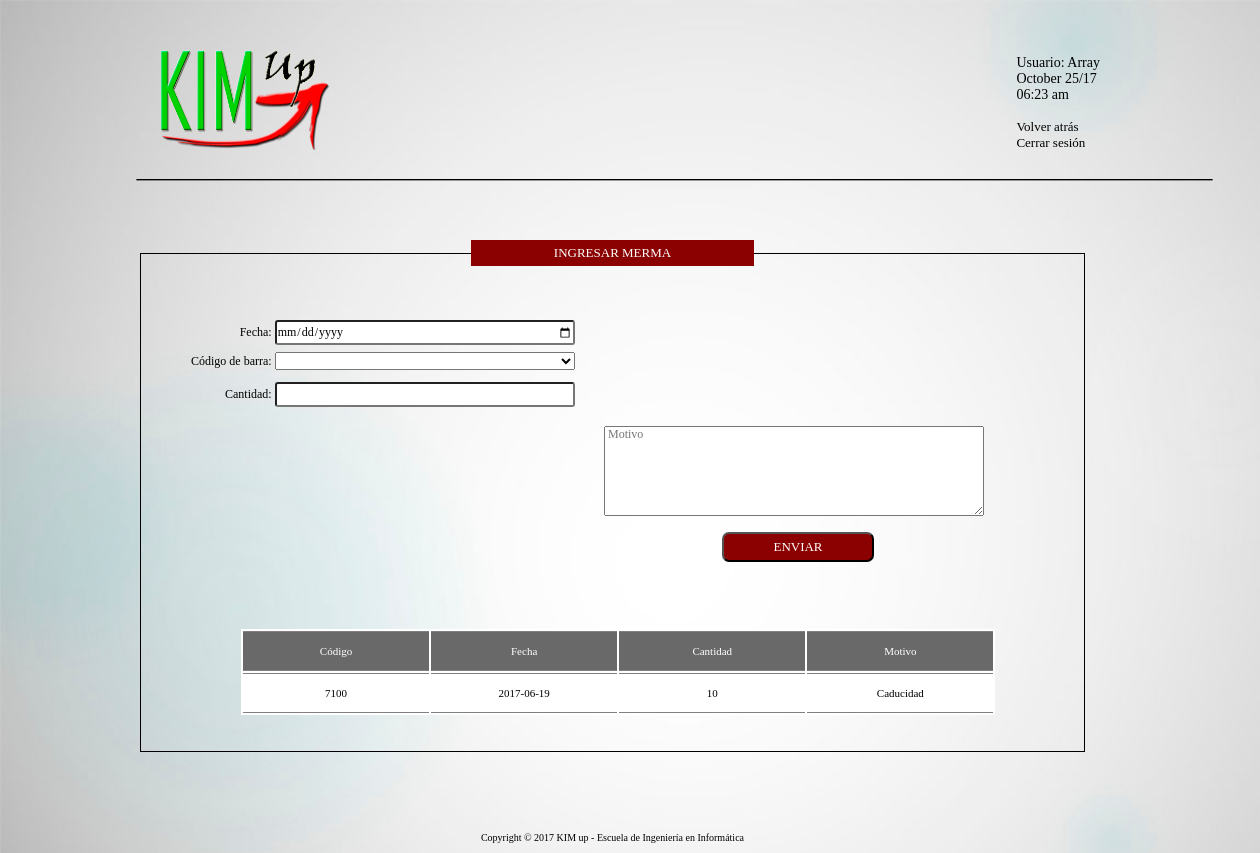
/Mermas.php (signed in), run on an earlier commit of the app's database.
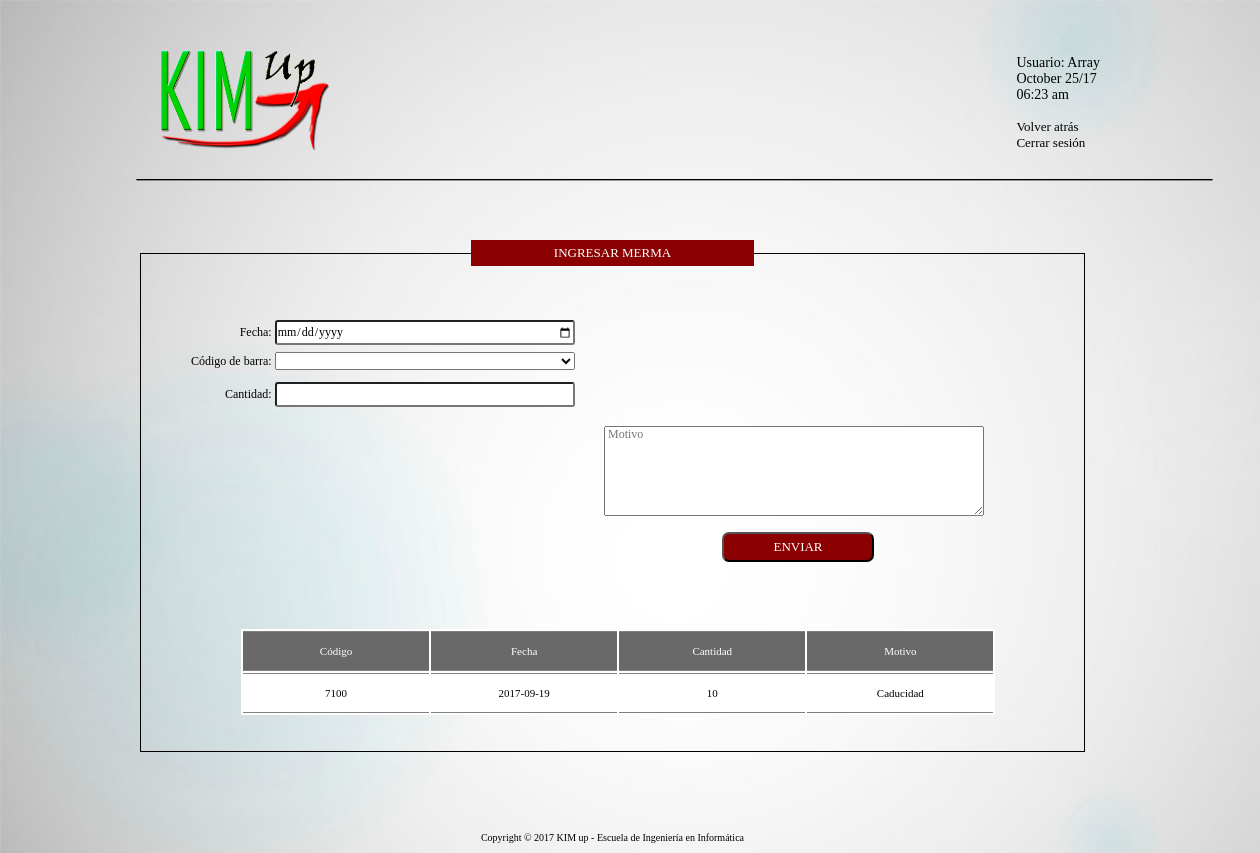
And on a later commit of the database.
### tables this page shows
CREATE TABLE `mermas` (
  `codigo` int(20) UNSIGNED NOT NULL,
  `fecha` date NOT NULL,
  `cantidad_mermas` int(50) NOT NULL,
  `motivo` varchar(500) NOT NULL,
  `id` int(11) NOT NULL
);

### Mermas.php (the view, shortened to what this page needs)
<!DOCTYPE html>
<html>
	<head>
        <link rel="stylesheet" href="General.css" type="text/css" media="screen">
        <link rel="stylesheet" href="Css.css" type="text/css" media="screen">
    </head>
    <body>
       	<section>
              <img src="img/logo.png" alt="">
              <p>
                  <?php $fecha_actual = date('F d/y',time()-21600);
                        $hora = date('H:i a',time()-21600);
                        echo "Usuario: ".$_SESSION['nombre']." <br>
                        $fecha_actual <br>
                        $hora <br><br>
                        <a id = 'Volver' href = 'index_sala.php'> Volver atrás </a><br>
                        <a href = 'login-salir.php'> Cerrar sesión </a>"
                  ?>
              </p>
              <img id = "Horizontal" src="img/linea-h.png" alt="">
              <article id="mermas">
                    <form action="Mermas.php" method="POST" enctype="multipart/form-data">
                      <fieldset id = "productos">
				          <legend>INGRESAR MERMA</legend><br><br><br>
                              <div id = "uno">
                                  <div>Fecha: <input name="fecha" type="date" required="required" /></div>
                                  <div>Código de barra:
                                      <select name="codigo">
                                          <option value=""></option>
                                            <?php
                                                $sql = "SELECT * FROM productos ORDER BY codigo ASC";
                                                $res = mysql_query($sql);
                                                while ($row = mysql_fetch_array($res))
                                                {
                                                    echo "<option value='".$row[1]."'> ".$row[1]."</option>";
                                                }
                                            ?>
                                      </select><br><br>
                                  </div>
                                  <div>Cantidad: <input type="number" name="cant" required="required" maxlength="50" /></div><br>
                              </div>
                              <div id = "dosm">
                                  <div><textarea type="text" rows="5" placeholder= " Motivo" name="motivo" required="required" maxlength="50"></textarea><br></div><br>
                                  <div><input type="submit" name="submit" value="ENVIAR" /><br><br><br><br><br></div>
                              </div>
                             <?php
                                $sql = "SELECT * FROM mermas";
                                $result = mysql_query($sql);
                                echo "<table class='Inventario'>";
                                    echo "<tr id='invh'>
                                                <td>Código</td>
                                                <td>Fecha</td>
                                                <td>Cantidad</td>
                                                <td>Motivo</td>
                                          </tr><br>";
                                    while ($row = mysql_fetch_row($result))
                                    {
                                        echo "<tr>
                                                    <td>$row[0]</td>
                                                    <td>$row[1]</td>
                                                    <td>$row[2]</td>
                                                    <td>$row[3]</td>
                                            </tr> \n";
                                    }
                                echo "</table><br><br>";
                            ?>
                     </fieldset>
                     <footer>Copyright © 2017 KIM up - Escuela de Ingeniería en Informática</footer>
				  </form>
              </article>
       	</section>
   </body>
</html>

### General.css (style rules this page uses)
* { margin: 0; padding: 0; box-sizing: border-box; font-family: "Agency fb"; font-size: 16px; }
body { background-image: url("img/Fondo.jpg"); background-size: cover; background-attachment: fixed; }
form { float: right; margin: 180px 300px 0 0; }
input { width: 300px; height: 25px; border-radius: 3px; margin-bottom: 10px; }
p { text-align: center; font-size: 20px; }
section img { height: 100px; width: 180px; margin: 50px 0 0 150px; }
section p { float: right; margin: 55px 160px 0 0; text-align: left; font-family: "Consolas"; font-size: 14px; }
section a { text-decoration: none; color: black; font-family: "Consolas"; font-size: 13px; }
#Horizontal { margin: 20px 0 0 100px; width: 1150px; height: 12px; align-self: center; }
footer { width: 100%; text-align: center; margin: 80px 0 10px 0; font-family: "Verdana"; font-size: 10px; }

### Css.css (style rules this page uses)
article form { margin: 50px 175px 0 0; width: 75%; }
article fieldset { border: 1px solid; text-align: center; margin-top: -40px; }
article fieldset #uno { float: left; }
article fieldset legend { width: 30%; color: white; background-color: darkred; text-align: center; padding: 5px; font-family: "Consolas"; font-size: 13px; }
article div { text-align: right; font-family: "Consolas"; font-size: 12px; margin: 0px 20px -3px 25px; }
article input, textarea, select { width: 300px; font-family: "Consolas"; font-size: 12px; }
article input[type="submit"] { width: 40%; height: 30px; padding: 4px; color: white; background-color: darkred; border-radius: 7px; font-family: "Consolas"; font-size: 13px; margin-right: 70px; }
#analisis tr, td { width: 10%; height: 40px; border: 1px solid gray; border-left: hidden; border-right: hidden; font-family: "Verdana"; font-size: 11px; }
article #productos { border: 1px solid; text-align: center; margin: 0 0 0 0; }
article #dosm { float: right; margin: 0 80px 0 0; }
article #dosm textarea { width: 380px; height: 90px; }
#Inventario tr, td { width: 10%; height: 40px; border: 1px solid gray; border-left: hidden; border-right: hidden; font-family: "Verdana"; font-size: 11px; }
#mermas .Inventario { width: 80%; margin: 0 0 0 100px; background-color: white; }
#mermas #invh { background-color: dimgrey; color: white; }
#mermas input[type="submit"] { width: 40%; height: 30px; padding: 4px; color: white; background-color: darkred; border-radius: 7px; font-family: "Consolas"; font-size: 13px; margin-right: 110px; }

What changed in the data, as far as the page shows it:
changed mermas "Caducidad": fecha "2017-06-19" → "2017-09-19"
